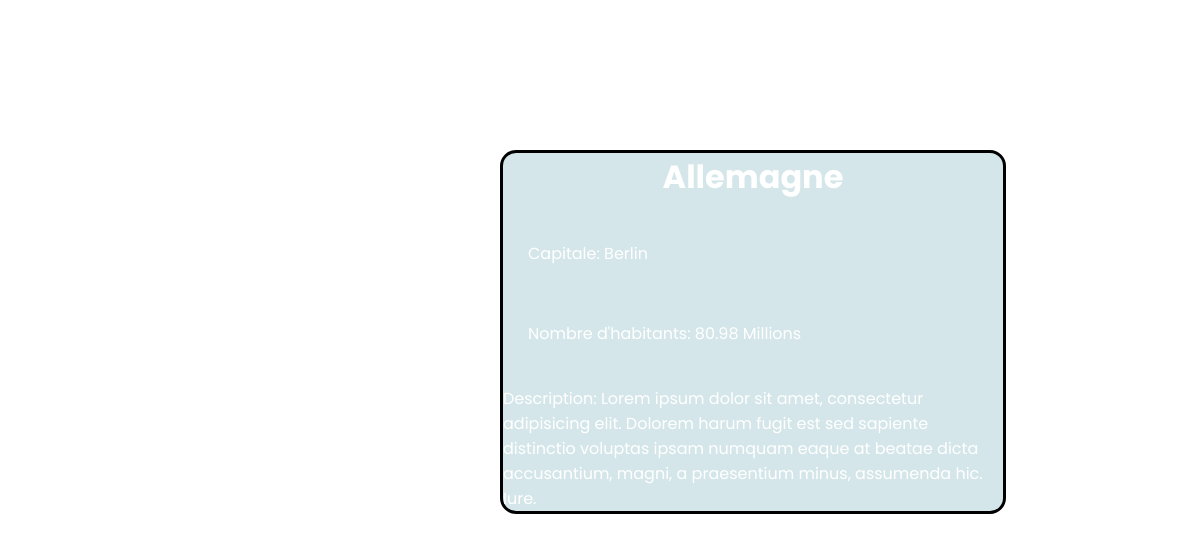
/element.php?id=8, run on the app's committed database.
### tables this page shows
CREATE TABLE `country` (
  `id` int(11) NOT NULL,
  `Name` varchar(255) NOT NULL,
  `Capitale` varchar(255) NOT NULL,
  `Population` decimal(10,2) NOT NULL,
  `Description` varchar(255) NOT NULL
);

### element.php (the view, shortened to what this page needs)
<?php
if (isset($_GET['id'])) {
try{
  $bdd = new PDO('mysql:host=localhost;dbname=autocompletion', 'root', '', array(PDO::ATTR_ERRMODE => PDO::ERRMODE_WARNING));
}
catch (PDOException $e) {
    echo 'Echec de la connexion : ' . $e->getMessage();
}
    $stmt=$bdd->prepare("SELECT * FROM country WHERE id=?");
    $stmt->execute([$_GET['id']]);
    $fetch=$stmt->fetchAll(PDO::FETCH_OBJ);
?>
<!DOCTYPE html>
<html lang="en">
<head>
    <link rel="stylesheet" href="style2.css">
</head>
<body>
    <div>
        <?php
                  foreach ($fetch as $key) {
                    echo '<h1>'.$key->Name.'</h1></br>';
                    echo '<li> Capitale: '.$key->Capitale.'</li></br>';
                    echo "<li>Nombre d'habitants: ".$key->Population.' Millions</li></br>';
                    echo '<liclass="scroll">Description: '.$key->Description.'</li></br>';
                    }
                }
        ?>
    </div>
</body>
</html>

### style2.css (style rules this page uses)
*, html { margin: 0; padding: 0; }
body { background-image: url(Image/img.jpg); background-repeat: no-repeat; background-size: 100%; background-position: center; font-family: 'Poppins', sans-serif; }
body div { border-radius: 1em; position: absolute; top: 150px; left: 500px; width: 500px; height: auto; border: solid black; background-color: rgba(0, 105, 123, 0.17); color: white; }
body div h1 { display: flex; justify-content: center; }
body div li { text-shadow: gray; list-style: none; padding: 5px 15px; margin: 10px; }

### data on the page
country: Name "Allemagne", Capitale "Berlin", Population "80.98", Description "Lorem ipsum dolor sit amet, consectetur adipisicing elit. Dolorem harum fugit est sed sapiente distinctio voluptas ipsam numquam eaque at beatae dicta accusantium, magni, a praesentium minus, assumenda hic. Iure."
